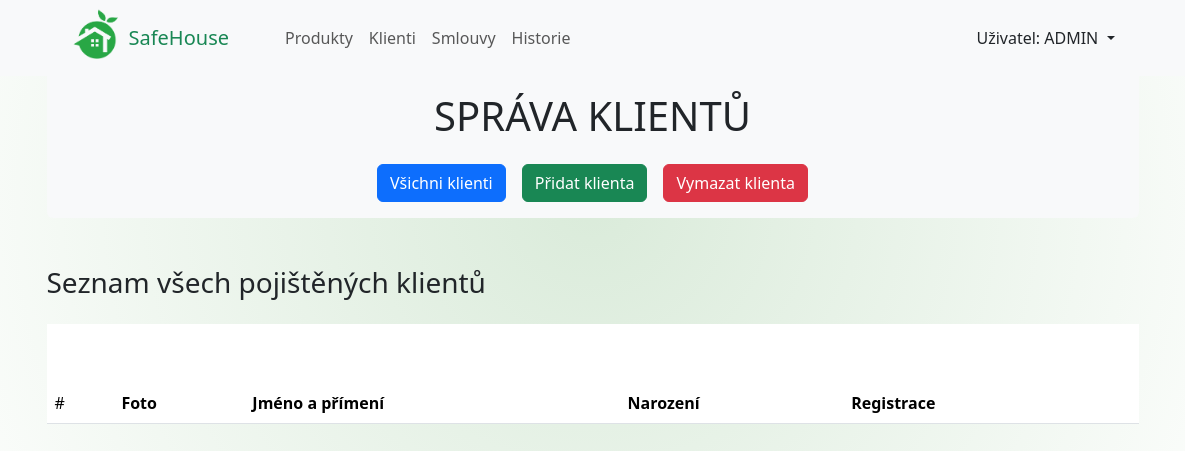
The page /klienti on the database as committed earlier.
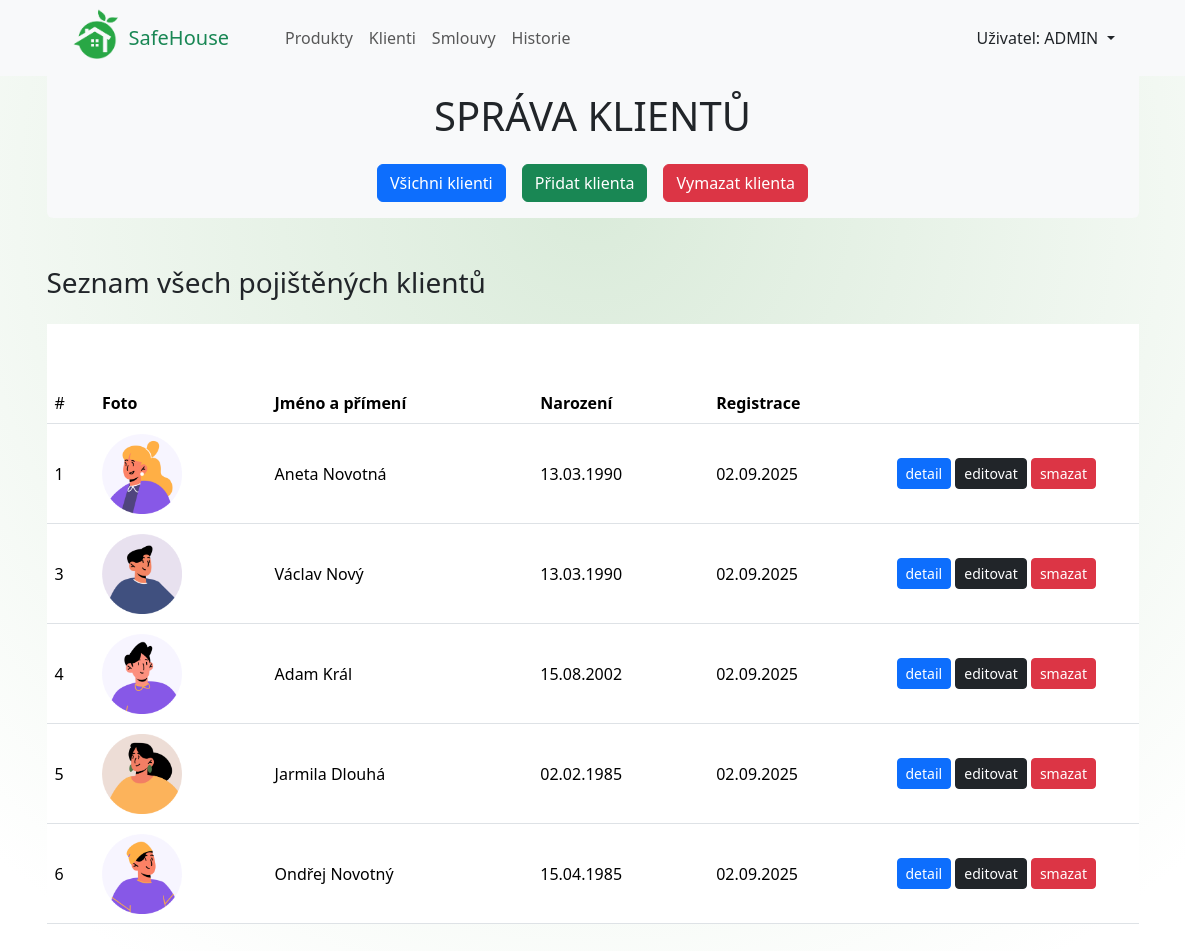
The same page on the database as committed later.
### safehouse_app/models.py (models this page shows, shortened)
class Klienti(models.Model):
    jmeno = models.CharField(max_length=40, verbose_name="Jméno")
    prijmeni = models.CharField(max_length=40, verbose_name="Příjmení")
    je_muz = models.BooleanField(default=True)
    narozeni = models.DateField(verbose_name="Datum narození")
    foto = models.CharField(
        max_length=60, verbose_name="Název obrázku")
    datum_registrace = models.DateField(auto_now=True)
    class Meta:
        verbose_name = "Klient"
        verbose_name_plural = "Klienti"

### safehouse_app/views.py (the view)
# urls.py: path('klienti', views.klienti, name="klienti"),
def klienti(request):
    vsichni_klienti = Klienti.objects.all()
    return render(request, 'safehouse_app/klienti.html', {'klienti': vsichni_klienti})

### safehouse_app/templates/safehouse_app/klienti.html (shortened to what this page needs)
{% extends "base.html" %}
{% load static %}
{% block styles %}
    <link rel="stylesheet" href={% static "safehouse_app/klienti.css" %}>
{% endblock styles %}
{% block content %}
    <div class="container-md">
        <div class="bg-light rounded-bottom mb-5">
            <h1 class="text-center pt-3 bg-light">SPRÁVA KLIENTŮ</h1>
            <div class="py-3 d-flex gap-3 justify-content-center">
                <a class="btn btn-primary" href={% url "klienti" %}>Všichni klienti</a>
                <a class="btn btn-success" href={% url "klient_pridat" %}>Přidat klienta</a>
                <a class="btn btn-danger" href={% url "klient_vymazat" %}>Vymazat klienta</a>
            </div>
        </div>
        {% if pridat or editovat or vymazat %}
            {% block form %}
            {% endblock form %}
        {% else %}
        <h3 class="mb-4">Seznam všech pojištěných klientů</h3>
        <table class="table table-hover" id="vsichni_klienti">
            <thead>
            <tr>
                <td scope="col">#</td>
                <th scope="col">Foto</th>
                <th scope="col">Jméno a přímení</th>
                <th scope="col">Narození</th>
                <th scope="col">Registrace</th>
                <th></th>
            </tr>
            </thead>
            <tbody>
            {% for klient in klienti %}
            <tr onclick="window.location.href='{% url "klient_detail" klient.id %}';"
                style="cursor:pointer; vertical-align: middle;">
                <td scope="row">{{ klient.id }}</td>
                <td><img src={% static "/safehouse_app/pictures/"|add:klient.foto %} width="80"></td>
                <td>{{ klient.jmeno }} {{ klient.prijmeni }}</td>
                <td>{{ klient.narozeni|date:"d.m.Y" }}</td>
                <td>{{ klient.datum_registrace|date:"d.m.Y" }}</td>
                <td width="250">
                    <a class="btn btn-primary btn-sm" href={% url "klient_detail" klient.id %}>detail</a>
                    <a class="btn btn-dark btn-sm" href={% url "klient_editovat" klient.id %}>editovat</a>
                    <a class="btn btn-danger btn-sm" href={% url "klient_vymazat_podle_id" klient.id %}>smazat</a>
            </tr>
            {% endfor %}
            </tbody>
        </table>
        {% endif %}
    </div>
{% endblock content %}

### templates/base.html (shortened to what this page needs)
{% load static %}
{% load django_bootstrap5 %}
<!DOCTYPE html>
<html lang="cs">
  <head>
    {% bootstrap_css %}
    {% block styles %}
    {% endblock %}
    <link rel="stylesheet" href="{% static 'base.css' %}" />
  </head>
  <body class="pb-5">
    <header>
      {% include 'includes/navbar.html' %}
    </header>
    <div class="container-md">
      {% block content %}
      {% endblock %}
    </div>
  </body>
</html>

### templates/includes/navbar.html (shortened to what this page needs)
{% load static %}
<nav class="navbar navbar-expand-lg bg-light">
  <div class="container-md px-5">
  <a class="navbar-brand d-flex align-items-center gap-2 link-success me-5" href={% url "index" %}>
    <img src={% static 'pictures/logo-success.png' %} width="50" height="50">
    SafeHouse</a>
  <div class="collapse navbar-collapse" id="navbarNavDropdown">
      <div class="d-flex flex-row justify-content-between align-items-center w-100">
      <ul class="navbar-nav">
        <li class="nav-item active">
          <a class="nav-link" href={% url 'produkty' %}
            >Produkty</a
          >
        </li>
        <li class="nav-item">
          <a class="nav-link" href={% url 'klienti' %}>Klienti</a>
        </li>
        <li class="nav-item">
          <a class="nav-link" href={% url 'smlouvy' %}>Smlouvy</a>
        </li>
        <li class="nav-item">
          <a class="nav-link" href={% url 'historie' %}>Historie</a>
        </li>
      </ul>
      <div class="nav-item dropdown">
        <a
          class="nav-link dropdown-toggle"
          href="#"
          id="navbarDropdownMenuLink"
          data-bs-toggle="dropdown"
          aria-haspopup="true"
          aria-expanded="false"
        >
          Uživatel: ADMIN
        </a>
      </div>
    </div>
  </div>
</div>
</nav>

### safehouse_app/static/safehouse_app/klienti.css (style rules this page uses)
#vsichni_klienti tr { height: 100px; }

### static/base.css (style rules this page uses)
html { scrollbar-gutter: stable; }
.navbar-brand img { position: relative; top: -4px; }
body { background: radial-gradient(circle at center 200px, #daebda, #ffffff 90%); position: relative; background-repeat: no-repeat; min-height: 100vh; }

Rows that differ between the two databases and show on the page:
added Klienti: id "1", foto (picture), jmeno "Aneta", prijmeni "Novotná", narozeni "13.03.1990", datum_registrace "02.09.2025"
added Klienti: id "3", foto (picture), jmeno "Václav", prijmeni "Nový", narozeni "13.03.1990", datum_registrace "02.09.2025"
added Klienti: id "4", foto (picture), jmeno "Adam", prijmeni "Král", narozeni "15.08.2002", datum_registrace "02.09.2025"
added Klienti: id "5", foto (picture), jmeno "Jarmila", prijmeni "Dlouhá", narozeni "02.02.1985", datum_registrace "02.09.2025"
added Klienti: id "6", foto (picture), jmeno "Ondřej", prijmeni "Novotný", narozeni "15.04.1985", datum_registrace "02.09.2025"
